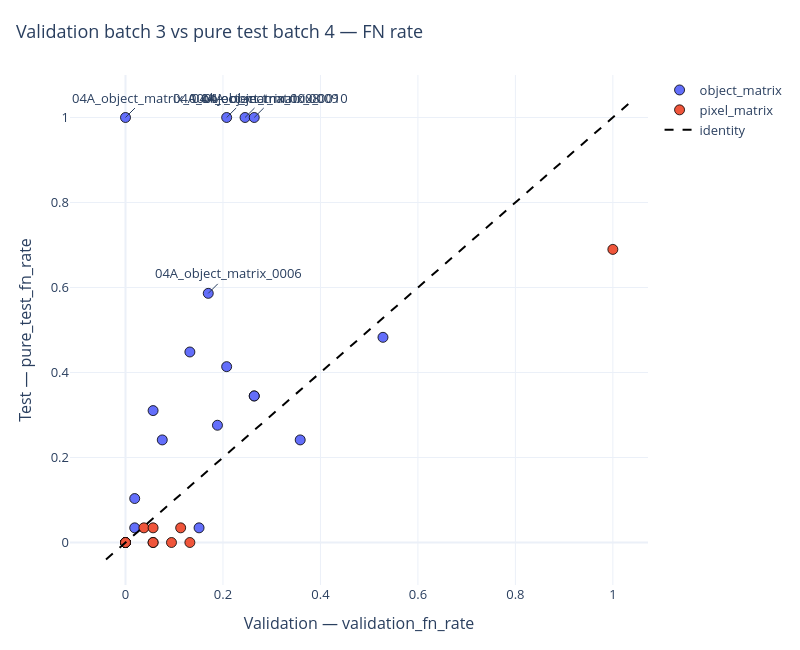
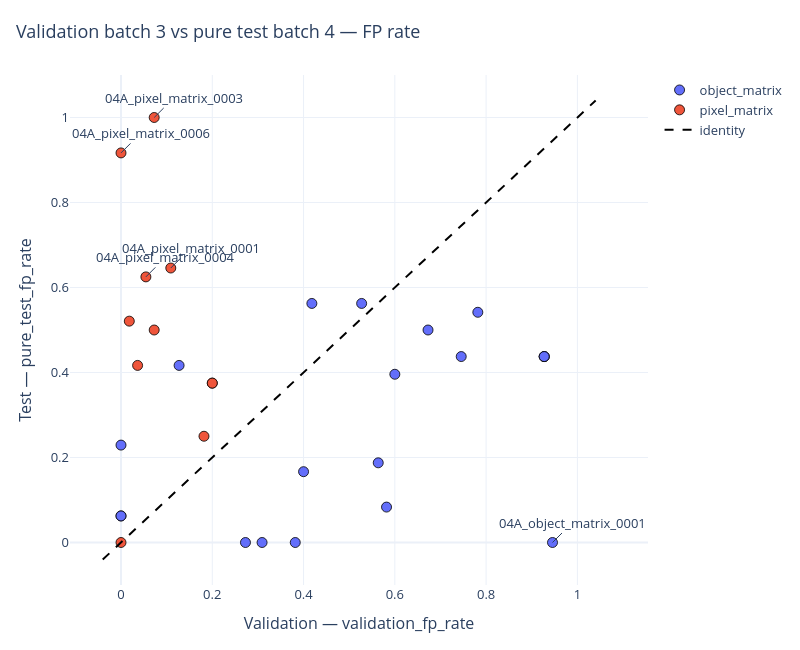

The notebook cell saved with these charts, in order:
### Code cell
plot_validation_test_shift(
    pure_test_model_summary_df,
    validation_metric="validation_fn_rate",
    test_metric="pure_test_fn_rate",
    color_col="matrix_family",
    id_col="selected_config_id",
    annotate_top_n=5,
    title="Validation batch 3 vs pure test batch 4 — FN rate",
    show=True,
)

plot_validation_test_shift(
    pure_test_model_summary_df,
    validation_metric="validation_fp_rate",
    test_metric="pure_test_fp_rate",
    color_col="matrix_family",
    id_col="selected_config_id",
    annotate_top_n=5,
    title="Validation batch 3 vs pure test batch 4 — FP rate",
    show=True,
)

### Figure 1 — Plotly figure (JSON) as saved in the notebook; plotly's stock layout.template omitted (floating-point values rounded to 4 significant figures)
{"data": [{"customdata": [["optuna_object_matrix_0149"], ["optuna_object_matrix_0081"], ["optuna_object_matrix_0148"], ["optuna_object_matrix_0184"], ["optuna_object_matrix_0152"], ["optuna_object_matrix_0105"], ["optuna_object_matrix_0121"], ["04A_object_matrix_0002"], ["04A_object_matrix_0003"], ["04A_object_matrix_0004"], ["04A_object_matrix_0007"], ["04A_object_matrix_0012"], ["optuna_object_matrix_0157"], ["04A_object_matrix_0001"], ["04A_object_matrix_0005"], ["04A_object_matrix_0006"], ["04A_object_matrix_0008"], ["04A_object_matrix_0009"], ["04A_object_matrix_0010"], ["04A_object_matrix_0015"]], "hovertemplate": "validation: %{x:.4f}<br>test: %{y:.4f}<br>selected_config_id: %{customdata[0]}<br><extra></extra>", "marker": {"color": "#636EFA", "line": {"color": "black", "width": 0.8}, "size": 10}, "mode": "markers", "name": "object_matrix", "type": "scatter", "x": [0.0, 0.0, 0.0, 0.01887, 0.1509, 0.2642, 0.2642, 0.01887, 0.0566, 0.07547, 0.1887, 0.3585, 0.2075, 0.0, 0.1321, 0.1698, 0.2075, 0.2453, 0.2642, 0.5283], "y": [0.0, 0.0, 0.0, 0.03448, 0.03448, 0.3448, 0.3448, 0.1034, 0.3103, 0.2414, 0.2759, 0.2414, 0.4138, 1.0, 0.4483, 0.5862, 1.0, 1.0, 1.0, 0.4828]}, {"customdata": [["optuna_pixel_matrix_0111"], ["optuna_pixel_matrix_0285"], ["optuna_pixel_matrix_0083"], ["optuna_pixel_matrix_0257"], ["04A_pixel_matrix_0001"], ["04A_pixel_matrix_0002"], ["04A_pixel_matrix_0004"], ["04A_pixel_matrix_0005"], ["optuna_pixel_matrix_0273"], ["04A_pixel_matrix_0003"], ["04A_pixel_matrix_0006"]], "hovertemplate": "validation: %{x:.4f}<br>test: %{y:.4f}<br>selected_config_id: %{customdata[0]}<br><extra></extra>", "marker": {"color": "#EF553B", "line": {"color": "black", "width": 0.8}, "size": 10}, "mode": "markers", "name": "pixel_matrix", "type": "scatter", "x": [0.0, 0.0, 0.03774, 0.0566, 0.0, 0.0566, 0.09434, 0.1132, 1.0, 0.0566, 0.1321], "y": [0.0, 0.0, 0.03448, 0.0, 0.0, 0.03448, 0.0, 0.03448, 0.6897, 0.0, 0.0]}, {"hoverinfo": "skip", "line": {"color": "black", "dash": "dash"}, "mode": "lines", "name": "identity", "type": "scatter", "x": [-0.04, 1.04], "y": [-0.04, 1.04]}], "layout": {"annotations": [{"ax": 20, "ay": -20, "showarrow": true, "text": "04A_object_matrix_0001", "x": 0, "y": 1}, {"ax": 20, "ay": -20, "showarrow": true, "text": "04A_object_matrix_0008", "x": 0.2075, "y": 1}, {"ax": 20, "ay": -20, "showarrow": true, "text": "04A_object_matrix_0009", "x": 0.2453, "y": 1}, {"ax": 20, "ay": -20, "showarrow": true, "text": "04A_object_matrix_0010", "x": 0.2642, "y": 1}, {"ax": 20, "ay": -20, "showarrow": true, "text": "04A_object_matrix_0006", "x": 0.1698, "y": 0.5862}], "font": {"size": 13}, "height": 650, "hoverlabel": {"namelength": -1}, "margin": {"b": 65, "l": 70, "r": 80, "t": 75}, "title": {"font": {"size": 18}, "text": "Validation batch 3 vs pure test batch 4 — FN rate", "x": 0.02}, "width": 800, "xaxis": {"title": {"text": "Validation — validation_fn_rate"}}, "yaxis": {"title": {"text": "Test — pure_test_fn_rate"}}}}

### Figure 2 — Plotly figure (JSON) as saved in the notebook; plotly's stock layout.template omitted (floating-point values rounded to 4 significant figures)
{"data": [{"customdata": [["optuna_object_matrix_0149"], ["optuna_object_matrix_0081"], ["optuna_object_matrix_0148"], ["optuna_object_matrix_0184"], ["optuna_object_matrix_0152"], ["optuna_object_matrix_0105"], ["optuna_object_matrix_0121"], ["04A_object_matrix_0002"], ["04A_object_matrix_0003"], ["04A_object_matrix_0004"], ["04A_object_matrix_0007"], ["04A_object_matrix_0012"], ["optuna_object_matrix_0157"], ["04A_object_matrix_0001"], ["04A_object_matrix_0005"], ["04A_object_matrix_0006"], ["04A_object_matrix_0008"], ["04A_object_matrix_0009"], ["04A_object_matrix_0010"], ["04A_object_matrix_0015"]], "hovertemplate": "validation: %{x:.4f}<br>test: %{y:.4f}<br>selected_config_id: %{customdata[0]}<br><extra></extra>", "marker": {"color": "#636EFA", "line": {"color": "black", "width": 0.8}, "size": 10}, "mode": "markers", "name": "object_matrix", "type": "scatter", "x": [0.9273, 0.9273, 0.9273, 0.5273, 0.4182, 0.0, 0.0, 0.7818, 0.7455, 0.6727, 0.5636, 0.1273, 0.4, 0.9455, 0.6, 0.5818, 0.3818, 0.3091, 0.2727, 0.0], "y": [0.4375, 0.4375, 0.4375, 0.5625, 0.5625, 0.0625, 0.0625, 0.5417, 0.4375, 0.5, 0.1875, 0.4167, 0.1667, 0.0, 0.3958, 0.08333, 0.0, 0.0, 0.0, 0.2292]}, {"customdata": [["optuna_pixel_matrix_0111"], ["optuna_pixel_matrix_0285"], ["optuna_pixel_matrix_0083"], ["optuna_pixel_matrix_0257"], ["04A_pixel_matrix_0001"], ["04A_pixel_matrix_0002"], ["04A_pixel_matrix_0004"], ["04A_pixel_matrix_0005"], ["optuna_pixel_matrix_0273"], ["04A_pixel_matrix_0003"], ["04A_pixel_matrix_0006"]], "hovertemplate": "validation: %{x:.4f}<br>test: %{y:.4f}<br>selected_config_id: %{customdata[0]}<br><extra></extra>", "marker": {"color": "#EF553B", "line": {"color": "black", "width": 0.8}, "size": 10}, "mode": "markers", "name": "pixel_matrix", "type": "scatter", "x": [0.2, 0.2, 0.1818, 0.03636, 0.1091, 0.07273, 0.05455, 0.01818, 0.0, 0.07273, 0.0], "y": [0.375, 0.375, 0.25, 0.4167, 0.6458, 0.5, 0.625, 0.5208, 0.0, 1.0, 0.9167]}, {"hoverinfo": "skip", "line": {"color": "black", "dash": "dash"}, "mode": "lines", "name": "identity", "type": "scatter", "x": [-0.04, 1.04], "y": [-0.04, 1.04]}], "layout": {"annotations": [{"ax": 20, "ay": -20, "showarrow": true, "text": "04A_object_matrix_0001", "x": 0.9455, "y": 0}, {"ax": 20, "ay": -20, "showarrow": true, "text": "04A_pixel_matrix_0003", "x": 0.07273, "y": 1}, {"ax": 20, "ay": -20, "showarrow": true, "text": "04A_pixel_matrix_0006", "x": 0, "y": 0.9167}, {"ax": 20, "ay": -20, "showarrow": true, "text": "04A_pixel_matrix_0004", "x": 0.05455, "y": 0.625}, {"ax": 20, "ay": -20, "showarrow": true, "text": "04A_pixel_matrix_0001", "x": 0.1091, "y": 0.6458}], "font": {"size": 13}, "height": 650, "hoverlabel": {"namelength": -1}, "margin": {"b": 65, "l": 70, "r": 80, "t": 75}, "title": {"font": {"size": 18}, "text": "Validation batch 3 vs pure test batch 4 — FP rate", "x": 0.02}, "width": 800, "xaxis": {"title": {"text": "Validation — validation_fp_rate"}}, "yaxis": {"title": {"text": "Test — pure_test_fp_rate"}}}}
